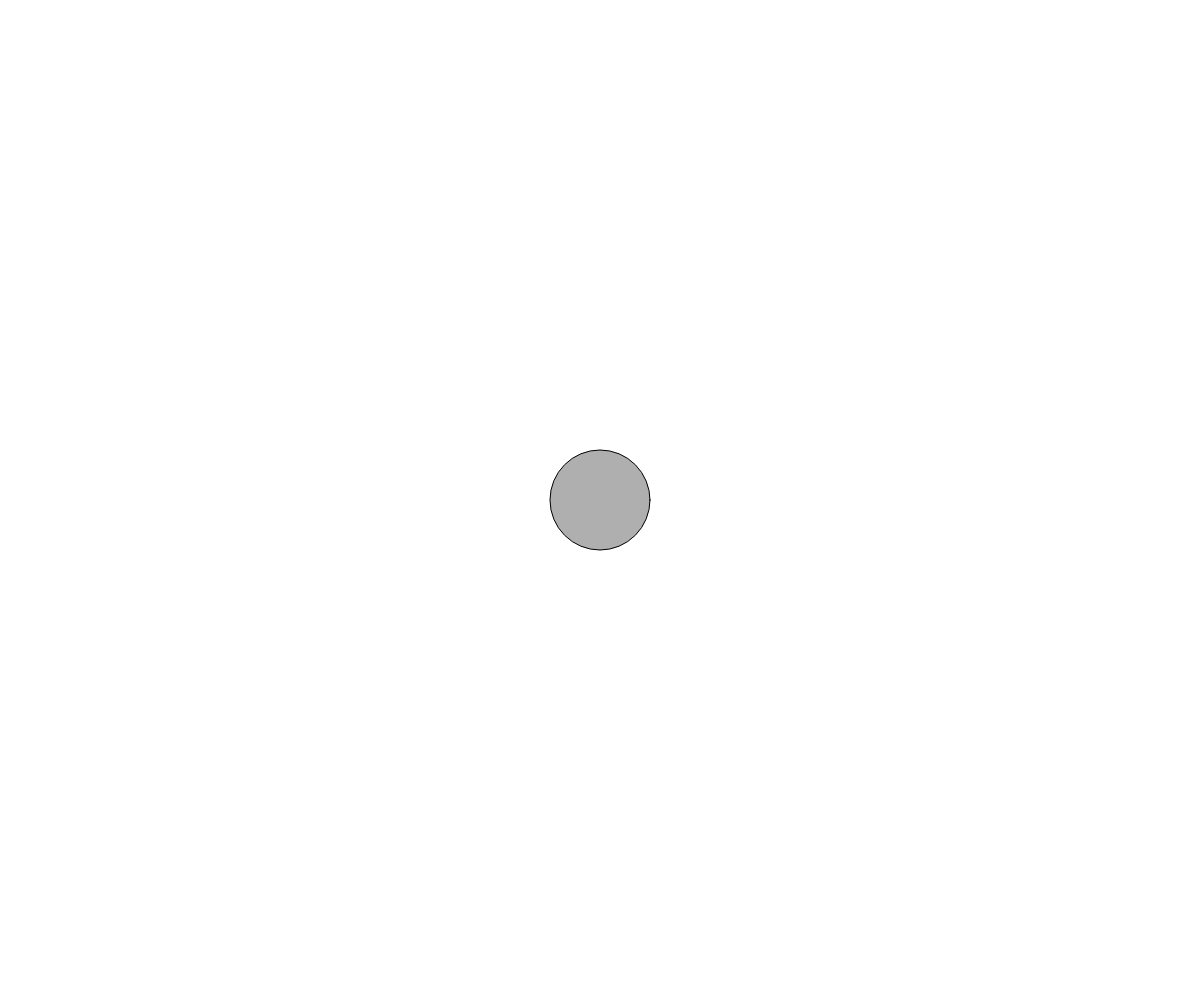
Frame 1 (no input)
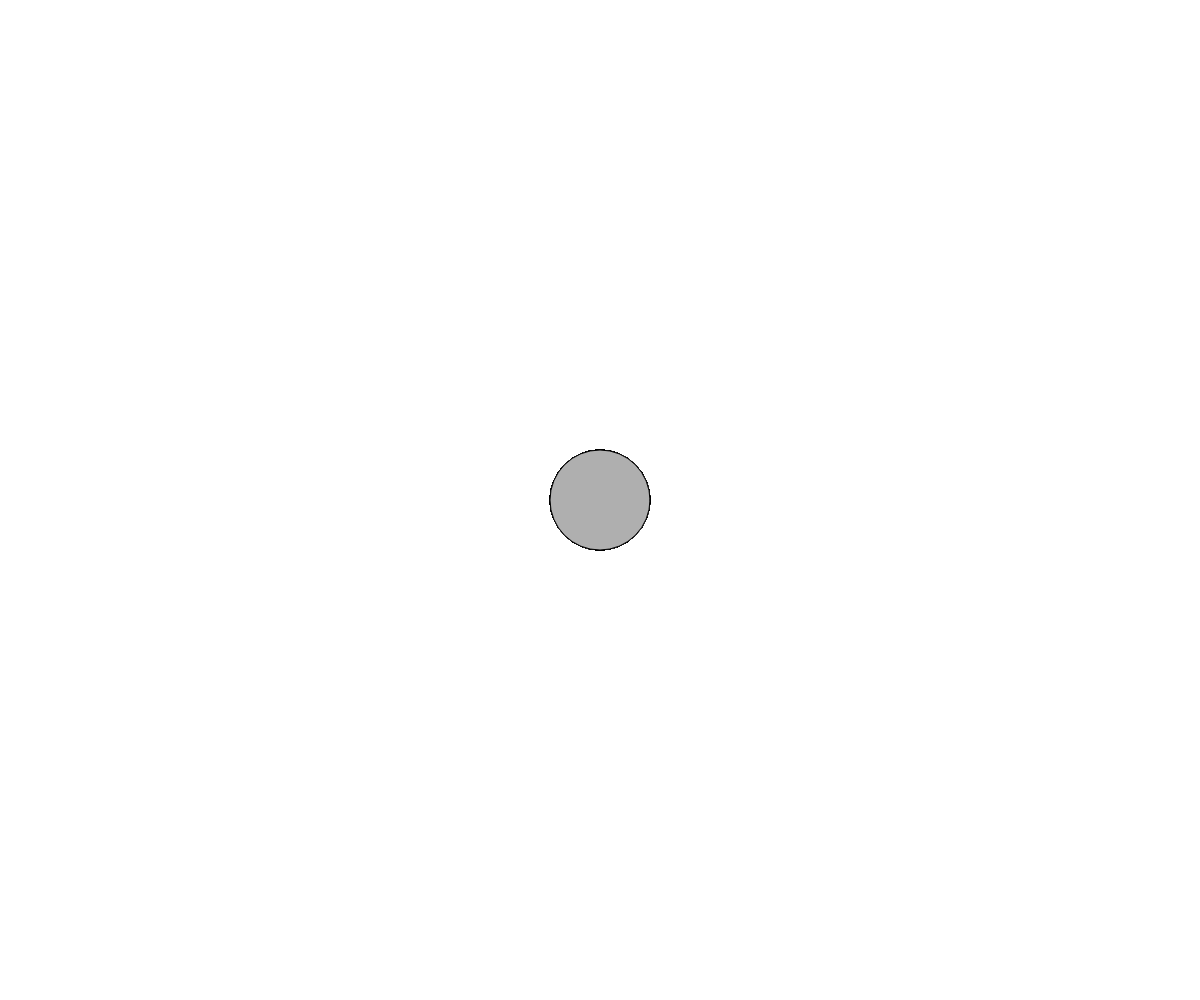
Frame 60 (no input)
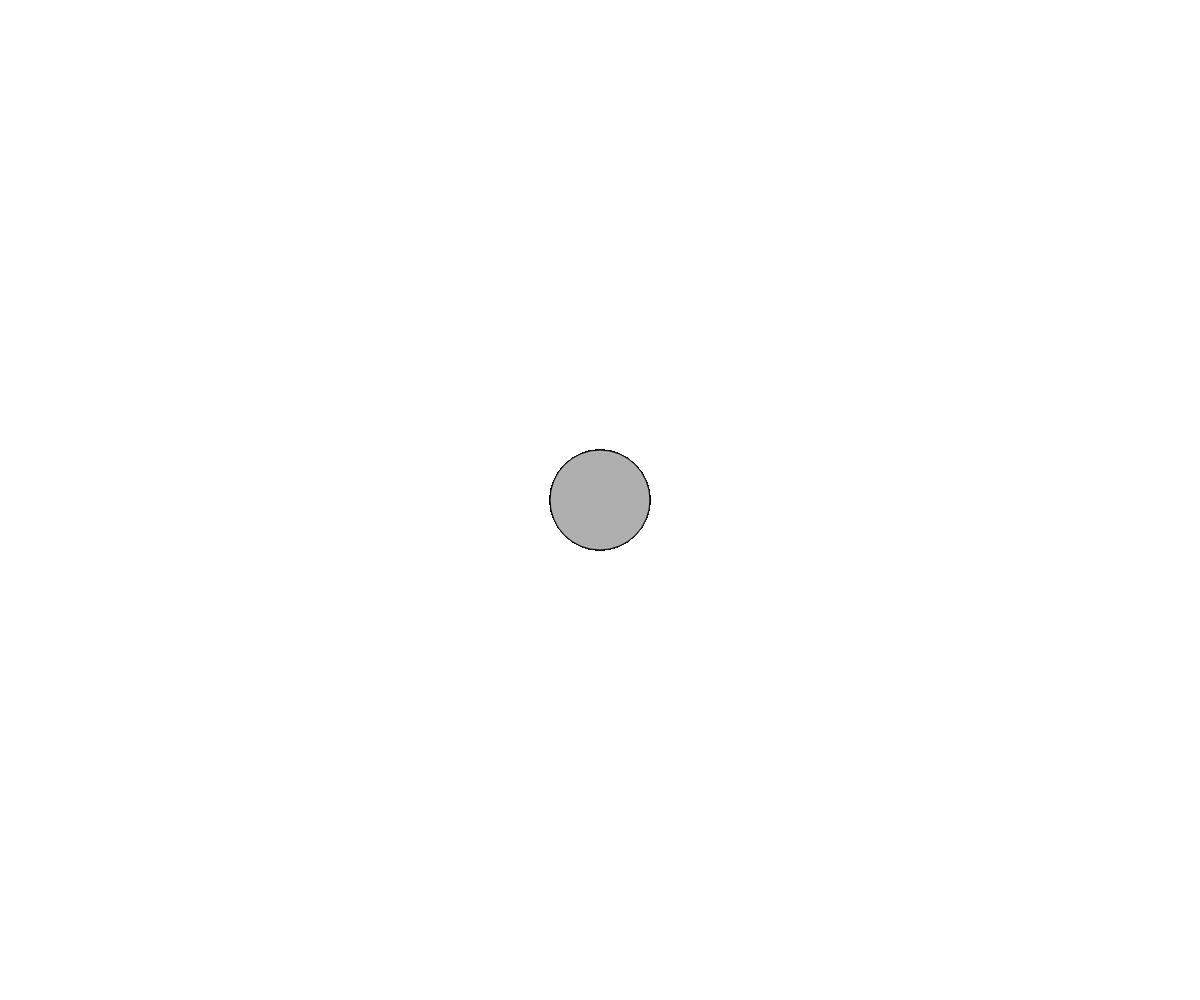
Frame 120 (the mouse pressed at the canvas centre since frame 60)

The p5.js sketch that drew these frames (run headless with seeded random() and noise() and a simulated clock; from frame 60 on, the mouse is pressed at the canvas centre):

// p5.js sketch
// ── sketch.js


function preload() {
}

function setup() {
  createCanvas(windowWidth, windowHeight);
  background(255);

}


function draw() {
  fill(175);
  ellipse(width/2, height/2, 100, 100);
}
// ── Monster.js

class Monster {
    constructor(tempPos, tempImage) {
        this.pos = tempPos;
        this.vel = createVector(0, 0);
        this.acc = createVector(0, 0);
        this.gravity = 0.8;
        this.img = tempImage;
        this.height = 150;
        this.size = 300;
        this.isJump = false;

    };
    display() {
        imageMode(CENTER);
        image(this.img, this.pos.x, this.pos.y, this.size, this.size);
    };
    update() {
        this.pos.add(this.vel);
        this.vel.add(this.acc);
        this.acc.mult(0);
        //重力の適用
        if (this.pos.y < height - this.height) {
            this.acc.add(0, this.gravity);
            this.isJump = true;
        } else {
            this.vel.y = 0;
            this.pos.y = height - this.height;
            this.isJump = false;
        };
        this.vel.x *= 0.95;
    };
    applyForce(f) {
        this.acc.add(f);
    };
    jump() {
        this.vel.add(0, -20);
    };
    moveR() {
        this.acc.add(5, 0);
    };
    moveL() {
        this.acc.add(-5, 0);
    };
}
